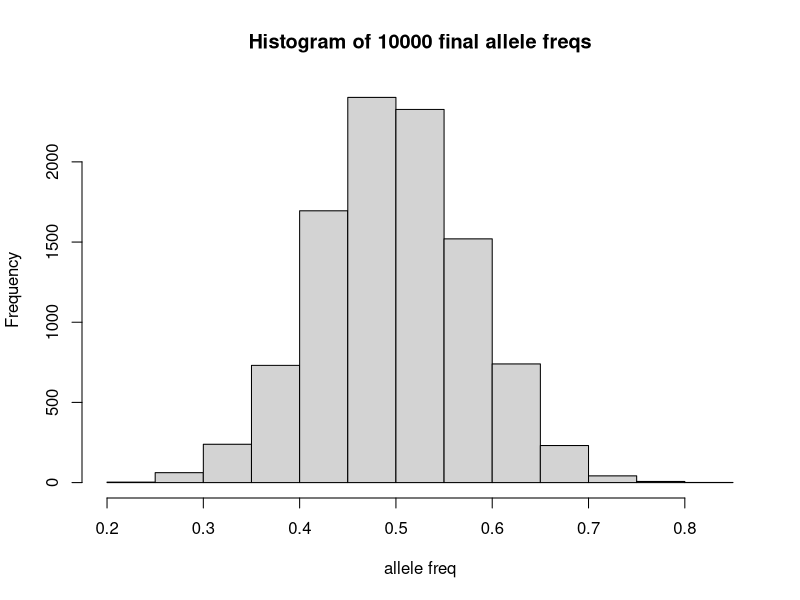
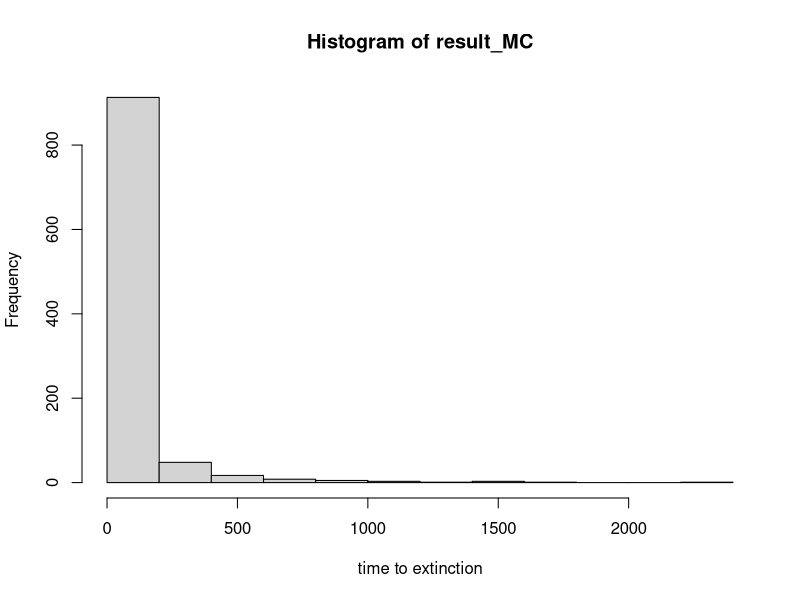

Write R code to recreate these figures, in order.
## WF DIPLOID SIMULATOR

sim_genetic_drift <- function(p0=0.5,t=10, N=10)
{
# INITIALISATION

# pop is a list storing all the allelic configs 
# from gen 0 to t, hence (t+1) elements
population <- list()
length(population)<- t+1

# give names to the elements in population
for (i in 1:length(population))
    {names(population)[i]<- paste(c('generation',i-1), collapse='')}

# also keep track of allele freq over time as a vectoir
allele.freq<- rep(NA, t+1)

#at gen 0 there are (2*N*p0)copies of allele 0
# shuffle these alleles and assign them into a 2-by-N matrix
k <- ceiling(2*N*p0)
population[[1]] <- matrix(sample(c(rep(0,k), rep(1,2*N-k))), nr = 2)

# the initial allele freq
allele.freq[1] <- sum(population[[1]]==0)/(2*N)

# PROPAGATION

for (i in 1:t)
    {
        # sample alleles in next gen
        # based on the allele freq in current gen
        population[[i+1]]<- matrix(sample(0:1, size = 2*N, 
                prob = c(allele.freq[i], 1-allele.freq[i]),
                replace = TRUE), nr = 2)
        # allele freq at next gen
        allele.freq[i+1]<- sum(population[[i+1]]==0)/(2*N)
    }

        
# OUTPUTS

# to return multiple, put elements into one big list
return(list(population=population, allele.freq=allele.freq))

}

## Monte Carlo estimations

result_MC<- rep(NA, 10000)

#find final allele freq
for (i in 1:length(result_MC))
{
    result_MC[i]<- sim_genetic_drift(p0=0.5,N=200,t=10)$allele.freq[11]
}

# RESULTS
mean(result_MC)
var(result_MC)

# distrib
hist(result_MC, main = 'Histogram of 10000 final allele freqs', xlab = 'allele freq')



### WF SIMULATOR, ESTIMATE TIME TO FIXATION/EXTINCTION

sim_drift_persistence_time <- function(p0=0.5, N=10)
{
# INITIALISATION

# keep track of p and t
p <- p0
t <- 0

# PROPAGATION
while (p>0 & p<1)
{
    # allele freq next gen
    p<-rbinom(1, size=2*N, prob=p)/(2*N) # take one value, 2*N times 
    t<- t+1
}

# OUTPUT

return(t)

}

## results

result_MC<- rep(NA, 1000)

for (i in 1:length(result_MC))
{
    result_MC[i]<- sim_drift_persistence_time(p0 = 0.02, N=200)
}

mean(result_MC)
var(result_MC)

hist(result_MC, xlab = "time to extinction")


### INCORPORATING MIGRATION

sim_drift_mig <- function(p0A=0.5, p0B = 0.5, t=10, mA = 0.1, mB = 0.1, N=10)
{
# INITIALISATION

# track populations
popA <- list()
length(popA)<- t+1

popB <- list()
length(popA)<- t+1

# give names to the elements in population
# for (i in 1:(t+1))
#     {names(popA)[i]<- paste(c('generation',i-1), collapse='')
#     names(popB)[i]<- paste(c('generation',i-1), collapse='')}

# also keep track of allele freq and FST
allele.freq_A<- rep(NA, t+1)
allele.freq_B<- rep(NA, t+1)
FST <- rep(NA, t+1)

# initial pop structure

# shuffle alleles and assign them into a 2-by-N matrix
kA <- ceiling(2*N*p0A) # k initial copies of allele 0 in pop A
popA[[1]] <- matrix(sample(c(rep(0,kA), rep(1,2*N-kA))), nr = 2)

kB <- ceiling(2*N*p0B) # k initial copies of allele 0 in pop B
popB[[1]] <- matrix(sample(c(rep(0,kB), rep(1,2*N-kB))), nr = 2)

# initial allele freq
allele.freq_A[1] <- sum(popA[[1]]==0)/(2*N)
allele.freq_B[1] <- sum(popB[[1]]==0)/(2*N)

# initial FST
FST[1] <- ((allele.freq_A[1]-allele.freq_B[1])**2)/(mean(c(allele.freq_A,allele.freq_B)))*(1-(mean(c(allele.freq_A,allele.freq_B))))

# PROPAGATION

for (i in 1:t)
    {
        # gametic freq
        allele.freq_A[i+1]<- (1-mA)*allele.freq_A[i] + mA*allele.freq_B[i]

        # sample alleles in next gen
        popA[[i+1]]<- matrix(sample(0:1, size = 2*N, 
                prob = c(allele.freq_A[i], 1-allele.freq_A[i]),
                replace = TRUE), nr = 2)
        popB[[i+1]]<- matrix(sample(0:1, size = 2*N, 
                prob = c(allele.freq_B[i], 1-allele.freq_B[i]),
                replace = TRUE), nr = 2)
        
        # now migration

        
        # allele freq at next gen
        allele.freq_A[i+1]<- sum(popA[[i+1]]==0)/(2*N)
        allele.freq_B[i+1]<- sum(popB[[i+1]]==0)/(2*N)

        # FST
        FST[i+1] <- ((allele.freq_A[i]-allele.freq_B[i])**2)/(mean(c(allele.freq_A[i],allele.freq_B[i])))*(1-(mean(c(allele.freq_A[i],allele.freq_B[i]))))

    }

        
# OUTPUTS

# to return multiple, put elements into one big list
return(list(popA=popA, allele.freq_A=allele.freq_B, allele.freq_B=allele.freq_B, FST=FST))

}

sim_drift_mig()

